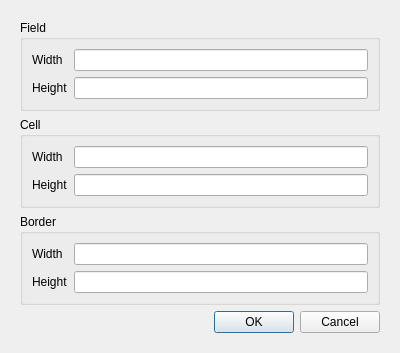
<?xml version="1.0" encoding="UTF-8"?>
<ui version="4.0">
 <class>NewGameDialog</class>
 <widget class="QDialog" name="NewGameDialog">
  <property name="geometry">
   <rect>
    <x>0</x>
    <y>0</y>
    <width>400</width>
    <height>300</height>
   </rect>
  </property>
  <property name="windowTitle">
   <string>Dialog</string>
  </property>
  <layout class="QVBoxLayout" name="verticalLayout">
   <item>
    <widget class="QStackedWidget" name="stackedWidget">
     <property name="currentIndex">
      <number>0</number>
     </property>
     <widget class="QWidget" name="page">
      <layout class="QVBoxLayout" name="verticalLayout_2">
       <item>
        <widget class="QGroupBox" name="groupBox">
         <property name="title">
          <string>Field</string>
         </property>
         <layout class="QHBoxLayout" name="horizontalLayout">
          <item>
           <layout class="QFormLayout" name="formLayout">
            <item row="0" column="0">
             <widget class="QLabel" name="label">
              <property name="text">
               <string>Width</string>
              </property>
             </widget>
            </item>
            <item row="0" column="1">
             <widget class="QLineEdit" name="fieldWidth"/>
            </item>
            <item row="1" column="0">
             <widget class="QLabel" name="label_2">
              <property name="text">
               <string>Height</string>
              </property>
             </widget>
            </item>
            <item row="1" column="1">
             <widget class="QLineEdit" name="fieldHeight"/>
            </item>
           </layout>
          </item>
         </layout>
        </widget>
       </item>
       <item>
        <widget class="QGroupBox" name="groupBox_2">
         <property name="title">
          <string>Cell</string>
         </property>
         <layout class="QHBoxLayout" name="horizontalLayout_2">
          <item>
           <layout class="QFormLayout" name="formLayout_2">
            <item row="0" column="0">
             <widget class="QLabel" name="label_3">
              <property name="text">
               <string>Width</string>
              </property>
             </widget>
            </item>
            <item row="0" column="1">
             <widget class="QLineEdit" name="cellWidth"/>
            </item>
            <item row="1" column="0">
             <widget class="QLabel" name="label_4">
              <property name="text">
               <string>Height</string>
              </property>
             </widget>
            </item>
            <item row="1" column="1">
             <widget class="QLineEdit" name="cellHeight"/>
            </item>
           </layout>
          </item>
         </layout>
        </widget>
       </item>
       <item>
        <widget class="QGroupBox" name="groupBox_3">
         <property name="title">
          <string>Border</string>
         </property>
         <layout class="QHBoxLayout" name="horizontalLayout_4">
          <item>
           <layout class="QFormLayout" name="formLayout_4">
            <item row="0" column="0">
             <widget class="QLabel" name="label_7">
              <property name="text">
               <string>Width</string>
              </property>
             </widget>
            </item>
            <item row="0" column="1">
             <widget class="QLineEdit" name="borderWidth"/>
            </item>
            <item row="1" column="0">
             <widget class="QLabel" name="label_8">
              <property name="text">
               <string>Height</string>
              </property>
             </widget>
            </item>
            <item row="1" column="1">
             <widget class="QLineEdit" name="borderHeight"/>
            </item>
           </layout>
          </item>
         </layout>
        </widget>
       </item>
       <item>
        <widget class="QDialogButtonBox" name="buttonBox">
         <property name="orientation">
          <enum>Qt::Horizontal</enum>
         </property>
         <property name="standardButtons">
          <set>QDialogButtonBox::Cancel|QDialogButtonBox::Ok</set>
         </property>
        </widget>
       </item>
      </layout>
     </widget>
     <widget class="QWidget" name="page_2">
      <layout class="QVBoxLayout" name="verticalLayout_3">
       <item>
        <widget class="QPushButton" name="pushButtonEasy">
         <property name="text">
          <string>easy</string>
         </property>
        </widget>
       </item>
       <item>
        <widget class="QPushButton" name="pushButtonLIttleHarder">
         <property name="text">
          <string>little harder</string>
         </property>
        </widget>
       </item>
       <item>
        <widget class="QPushButton" name="pushButtonAsianMode">
         <property name="text">
          <string>asian mode</string>
         </property>
        </widget>
       </item>
       <item>
        <widget class="QPushButton" name="pushButtonManually">
         <property name="text">
          <string>manually</string>
         </property>
        </widget>
       </item>
      </layout>
     </widget>
    </widget>
   </item>
  </layout>
 </widget>
 <resources/>
 <connections>
  <connection>
   <sender>buttonBox</sender>
   <signal>accepted()</signal>
   <receiver>NewGameDialog</receiver>
   <slot>accept()</slot>
   <hints>
    <hint type="sourcelabel">
     <x>248</x>
     <y>254</y>
    </hint>
    <hint type="destinationlabel">
     <x>157</x>
     <y>274</y>
    </hint>
   </hints>
  </connection>
  <connection>
   <sender>buttonBox</sender>
   <signal>rejected()</signal>
   <receiver>NewGameDialog</receiver>
   <slot>reject()</slot>
   <hints>
    <hint type="sourcelabel">
     <x>316</x>
     <y>260</y>
    </hint>
    <hint type="destinationlabel">
     <x>286</x>
     <y>274</y>
    </hint>
   </hints>
  </connection>
 </connections>
</ui>
